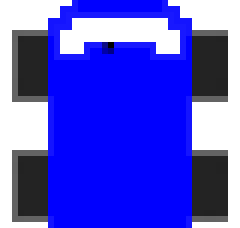
#> input picture blue_big.png, 40 x 38 px, given in place of the camera (shown 6 times larger)
$ python Cloak2.py
#> lines starting #> are read from the running program, lines starting #| are printed output that depends on the picture
import cv2
import numpy


# initial function for the callin of the trackbar
def hello(x):
    # only for referece
    print("")


# initialisation of the camera
cap = cv2.VideoCapture(0)
bars = cv2.namedWindow("bars")

# [8 lines of commented-out code are left out]
while (True):
    cv2.waitKey(1000)
    ret, init_frame = cap.read()
#> init_frame is the input picture: shape (38, 40, 3); mean B, G, R 215.8, 82.1, 82.1
    # check if the frame is returned then brake
    if (ret):
        break

# Start capturing the frames for actual magic!!
while (True):
    ret, frame = cap.read()
    inspect = cv2.cvtColor(frame, cv2.COLOR_BGR2HSV)
#> inspect: shape (38, 40, 3); mean H, S, V 63.7, 133.9, 215.8

    lower_red = numpy.array([0, 120, 70])
    upper_red = numpy.array([10, 255, 255])
    mask1 = cv2.inRange(inspect, lower_red, upper_red)
#> mask1: shape (38, 40); every value is 0

    lower_red = numpy.array([170, 120, 70])
    upper_red = numpy.array([180, 255, 255])
    mask2 = cv2.inRange(inspect, lower_red, upper_red)

    mask = mask1 + mask2
    # [10 lines of commented-out code are left out]
    kernel = numpy.ones((3, 3), numpy.uint8)
    #
    # upper_hsv = numpy.array([upper_hue, upper_saturation, upper_value])
    # lower_hsv = numpy.array([lower_hue, lower_saturation, lower_value])

    # mask = cv2.inRange(inspect, lower_hsv, upper_hsv)
    mask1 = cv2.morphologyEx(mask1, cv2.MORPH_OPEN, numpy.ones((3, 3), numpy.uint8), iterations=2)

    # mask = cv2.medianBlur(mask, 3)
    mask_inv = 255 - mask
#> mask_inv: shape (38, 40); every value is 255
    mask = cv2.dilate(mask, kernel, 5)

    # The mixing of frames in a combination to achieve the required frame
    b = frame[:, :, 0]
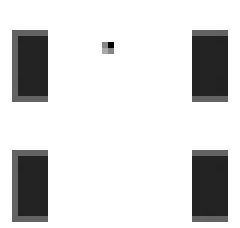
#> b: shape (38, 40) (shown 6 times larger); min 0, max 255, mean 215.8
    g = frame[:, :, 1]
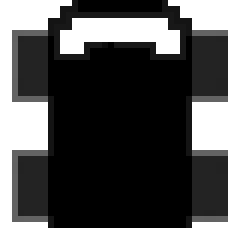
#> g: shape (38, 40) (shown 6 times larger); min 0, max 255, mean 82.1
    r = frame[:, :, 2]
    b = cv2.bitwise_and(mask_inv, b)
    g = cv2.bitwise_and(mask_inv, g)
    r = cv2.bitwise_and(mask_inv, r)
    frame_inv = cv2.merge((b, g, r))

    b = init_frame[:, :, 0]
    g = init_frame[:, :, 1]
    r = init_frame[:, :, 2]
    b = cv2.bitwise_and(b, mask)
    g = cv2.bitwise_and(g, mask)
    r = cv2.bitwise_and(r, mask)
    blanket_area = cv2.merge((b, g, r))
#> blanket_area: shape (38, 40, 3); every value is 0

    final = cv2.bitwise_or(frame_inv, blanket_area)

    cv2.imshow("Harry's Cloak", final)

    if (cv2.waitKey(3) == ord('q')):
#> (key q is pressed here)
        break

cv2.destroyAllWindows()
cap.release()
